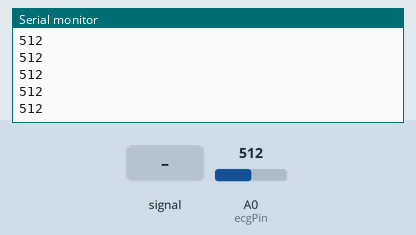
Bench run of a sketch on a simulated Arduino Uno, built with avr-gcc and run on an emulated ATmega328P. On the bench: the last lines printed to the serial monitor. The inputs (shaded band) are chosen by the test bench; at power-on: A0 (ecgPin) = 512.

Above: at 1.2 s.
1.3 s: A0 (ecgPin) fed a 200 Hz sine of ±81 counts around its level
At 2.3 s:
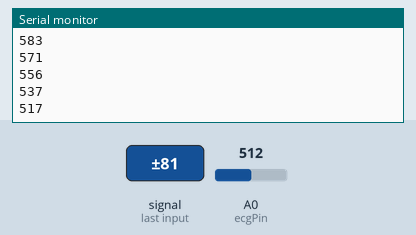
2.8 s: A0 (ecgPin) set to 716
At 3.8 s:
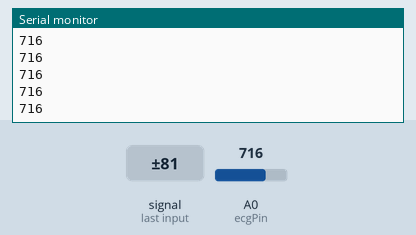
4.3 s: A0 (ecgPin) fed a 1000 Hz sine of ±255 counts around its level
At 5.2 s:
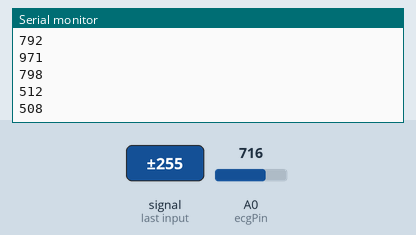
5.8 s: A0 (ecgPin) set to 900
At 6.9 s:
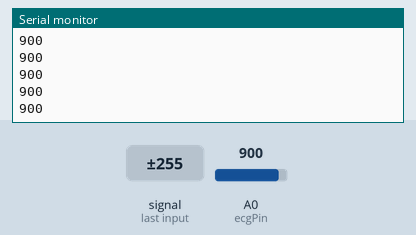
Timing chart, 0 to 8.3 s (numbered marks = the images above; inputs shaded):
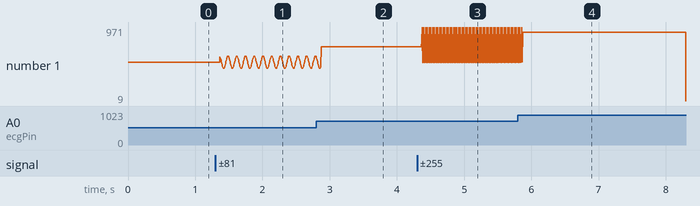

Measured:
- after the input at 1.3 s, the serial monitor: prints a new line after 0.07 s (image 1)
- after the input at 2.8 s, the serial monitor: prints a new line after 0.07 s (image 2)
- after the input at 4.3 s, the serial monitor: prints a new line after 0.07 s (image 3)
- after the input at 5.8 s, the serial monitor: prints a new line after 0.07 s (image 4)
- plotted number 1: 512 → 583 after the input at 1.3 s, 583 → 716 after the input at 2.8 s, 716 → 792 after the input at 4.3 s

The sketch:

lab4.ino
```cpp
const int ecgPin = A0;  // Pin conectado al AD8232
const int baudRate = 9600;  // Tasa de baudios para la comunicación serial

void setup() {
  Serial.begin(baudRate);
}

void loop() {
  int ecgValue = analogRead(ecgPin);  // Leer la señal analógica del AD8232
  Serial.println(ecgValue);           // Enviar el valor leído al puerto serial
  delay(1);                           // Ajusta el delay para controlar la tasa de muestreo
}
```
